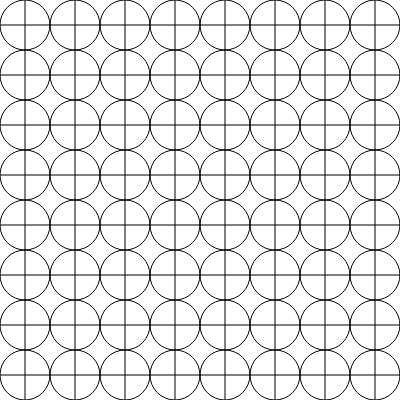
Frame 1 (no input)
Frame 2 (the mouse pressed at the canvas centre, redrawn once): identical to frame 1, image omitted

The p5.js sketch that drew this single still picture (run headless with seeded random() and noise() and a simulated clock; the mouse was pressed at the canvas centre and the sketch redrawn once):

// p5.js sketch
// ── sketch.js
function setup() {
  createCanvas(400, 400);
  background(255);
  noLoop();
}

function draw() {
  background(255);
  let spacing = 50;
  
  for (let x = spacing / 2; x < width; x += spacing) {
    for (let y = spacing / 2; y < height; y += spacing) {
      drawPattern(x, y, spacing / 2);
    }
  }
}

function drawPattern(x, y, size) {
  stroke(0);
  noFill();
  
  // Draw circle
  ellipse(x, y, size * 2, size * 2);
  
  // Draw cross
  line(x - size, y, x + size, y);
  line(x, y - size, x, y + size);
}
